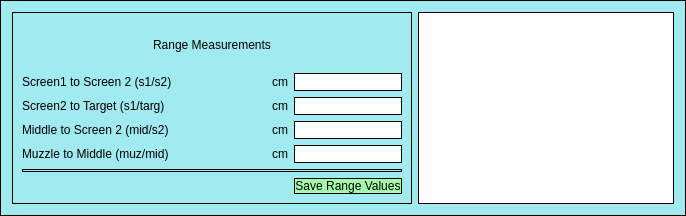
             <widget class="QFrame" name="frame_6">
              <property name="sizePolicy">
               <sizepolicy hsizetype="MinimumExpanding" vsizetype="MinimumExpanding">
                <horstretch>0</horstretch>
                <verstretch>0</verstretch>
               </sizepolicy>
              </property>
              <property name="minimumSize">
               <size>
                <width>5</width>
                <height>200</height>
               </size>
              </property>
              <property name="styleSheet">
               <string notr="true">border: 1px solid;background-color: #A1EAF0;</string>
              </property>
              <property name="frameShape">
               <enum>QFrame::StyledPanel</enum>
              </property>
              <property name="frameShadow">
               <enum>QFrame::Raised</enum>
              </property>
              <layout class="QGridLayout" name="gridLayout_10">
               <item row="0" column="0">
                <widget class="QFrame" name="frame_11">
                 <property name="minimumSize">
                  <size>
                   <width>400</width>
                   <height>40</height>
                  </size>
                 </property>
                 <property name="maximumSize">
                  <size>
                   <width>400</width>
                   <height>16777215</height>
                  </size>
                 </property>
                 <property name="styleSheet">
                  <string notr="true">border: 1px solid;background-color: #A1EAF0;</string>
                 </property>
                 <property name="frameShape">
                  <enum>QFrame::StyledPanel</enum>
                 </property>
                 <property name="frameShadow">
                  <enum>QFrame::Raised</enum>
                 </property>
                 <layout class="QGridLayout" name="gridLayout_3">
                  <item row="1" column="2">
                   <widget class="QLabel" name="label_s1s2_distunit">
                    <property name="styleSheet">
                     <string notr="true">border: None;</string>
                    </property>
                    <property name="text">
                     <string>cm</string>
                    </property>
                    <property name="alignment">
                     <set>Qt::AlignRight|Qt::AlignTrailing|Qt::AlignVCenter</set>
                    </property>
                   </widget>
                  </item>
                  <item row="4" column="0">
                   <widget class="QLabel" name="label_28">
                    <property name="styleSheet">
                     <string notr="true">border: None;</string>
                    </property>
                    <property name="text">
                     <string>Muzzle to Middle (muz/mid)</string>
                    </property>
                   </widget>
                  </item>
                  <item row="3" column="2">
                   <widget class="QLabel" name="label_mids2_distunit">
                    <property name="styleSheet">
                     <string notr="true">border: None;</string>
                    </property>
                    <property name="text">
                     <string>cm</string>
                    </property>
                    <property name="alignment">
                     <set>Qt::AlignRight|Qt::AlignTrailing|Qt::AlignVCenter</set>
                    </property>
                   </widget>
                  </item>
                  <item row="2" column="2">
                   <widget class="QLabel" name="label_s2targ_distunit">
                    <property name="styleSheet">
                     <string notr="true">border: None;</string>
                    </property>
                    <property name="text">
                     <string>cm</string>
                    </property>
                    <property name="alignment">
                     <set>Qt::AlignRight|Qt::AlignTrailing|Qt::AlignVCenter</set>
                    </property>
                   </widget>
                  </item>
                  <item row="4" column="1">
                   <spacer name="horizontalSpacer_7">
                    <property name="orientation">
                     <enum>Qt::Horizontal</enum>
                    </property>
                    <property name="sizeHint" stdset="0">
                     <size>
                      <width>10</width>
                      <height>17</height>
                     </size>
                    </property>
                   </spacer>
                  </item>
                  <item row="2" column="0">
                   <widget class="QLabel" name="label_26">
                    <property name="styleSheet">
                     <string notr="true">border: None;</string>
                    </property>
                    <property name="text">
                     <string>Screen2 to Target (s1/targ)</string>
                    </property>
                   </widget>
                  </item>
                  <item row="3" column="3">
                   <widget class="QLineEdit" name="lineEdit_MidS2">
                    <property name="styleSheet">
                     <string notr="true">background-color: white;</string>
                    </property>
                    <property name="alignment">
                     <set>Qt::AlignRight|Qt::AlignTrailing|Qt::AlignVCenter</set>
                    </property>
                   </widget>
                  </item>
                  <item row="4" column="2">
                   <widget class="QLabel" name="label_muzmid_distunit">
                    <property name="styleSheet">
                     <string notr="true">border: None;</string>
                    </property>
                    <property name="text">
                     <string>cm</string>
                    </property>
                    <property name="alignment">
                     <set>Qt::AlignRight|Qt::AlignTrailing|Qt::AlignVCenter</set>
                    </property>
                   </widget>
                  </item>
                  <item row="6" column="3">
                   <widget class="QPushButton" name="SaveRange_pushButton">
                    <property name="styleSheet">
                     <string notr="true">background-color: #A5F9AD ;</string>
                    </property>
                    <property name="text">
                     <string>Save Range Values</string>
                    </property>
                   </widget>
                  </item>
                  <item row="1" column="3">
                   <widget class="QLineEdit" name="lineEdit_S1S2">
                    <property name="styleSheet">
                     <string notr="true">background-color: white;</string>
                    </property>
                    <property name="alignment">
                     <set>Qt::AlignRight|Qt::AlignTrailing|Qt::AlignVCenter</set>
                    </property>
                   </widget>
                  </item>
                  <item row="3" column="1">
                   <spacer name="horizontalSpacer_10">
                    <property name="orientation">
                     <enum>Qt::Horizontal</enum>
                    </property>
                    <property name="sizeHint" stdset="0">
                     <size>
                      <width>10</width>
                      <height>17</height>
                     </size>
                    </property>
                   </spacer>
                  </item>
                  <item row="1" column="0">
                   <widget class="QLabel" name="label_29">
                    <property name="styleSheet">
                     <string notr="true">border: None;</string>
                    </property>
                    <property name="text">
                     <string>Screen1 to Screen 2 (s1/s2)</string>
                    </property>
                   </widget>
                  </item>
                  <item row="2" column="1">
                   <spacer name="horizontalSpacer_11">
                    <property name="orientation">
                     <enum>Qt::Horizontal</enum>
                    </property>
                    <property name="sizeHint" stdset="0">
                     <size>
                      <width>10</width>
                      <height>17</height>
                     </size>
                    </property>
                   </spacer>
                  </item>
                  <item row="5" column="0" colspan="4">
                   <widget class="Line" name="line_4">
                    <property name="orientation">
                     <enum>Qt::Horizontal</enum>
                    </property>
                   </widget>
                  </item>
                  <item row="1" column="1">
                   <spacer name="horizontalSpacer_12">
                    <property name="orientation">
                     <enum>Qt::Horizontal</enum>
                    </property>
                    <property name="sizeHint" stdset="0">
                     <size>
                      <width>10</width>
                      <height>17</height>
                     </size>
                    </property>
                   </spacer>
                  </item>
                  <item row="2" column="3">
                   <widget class="QLineEdit" name="lineEdit_S2Targ">
                    <property name="styleSheet">
                     <string notr="true">background-color: white;</string>
                    </property>
                    <property name="alignment">
                     <set>Qt::AlignRight|Qt::AlignTrailing|Qt::AlignVCenter</set>
                    </property>
                   </widget>
                  </item>
                  <item row="3" column="0">
                   <widget class="QLabel" name="label_27">
                    <property name="styleSheet">
                     <string notr="true">border: None;</string>
                    </property>
                    <property name="text">
                     <string>Middle to Screen 2 (mid/s2)</string>
                    </property>
                   </widget>
                  </item>
                  <item row="4" column="3">
                   <widget class="QLineEdit" name="lineEdit_MuzMid">
                    <property name="styleSheet">
                     <string notr="true">background-color: white;</string>
                    </property>
                    <property name="alignment">
                     <set>Qt::AlignRight|Qt::AlignTrailing|Qt::AlignVCenter</set>
                    </property>
                   </widget>
                  </item>
                  <item row="0" column="0" colspan="4">
                   <widget class="QLabel" name="label_30">
                    <property name="styleSheet">
                     <string notr="true">border: None;</string>
                    </property>
                    <property name="text">
                     <string>Range Measurements</string>
                    </property>
                    <property name="alignment">
                     <set>Qt::AlignCenter</set>
                    </property>
                   </widget>
                  </item>
                 </layout>
                </widget>
               </item>
               <item row="0" column="1">
                <widget class="QTableView" name="Ranges_tableView">
                 <property name="styleSheet">
                  <string notr="true">background-color: white;</string>
                 </property>
                 <property name="alternatingRowColors">
                  <bool>true</bool>
                 </property>
                 <property name="selectionBehavior">
                  <enum>QAbstractItemView::SelectRows</enum>
                 </property>
                </widget>
               </item>
              </layout>
             </widget>
